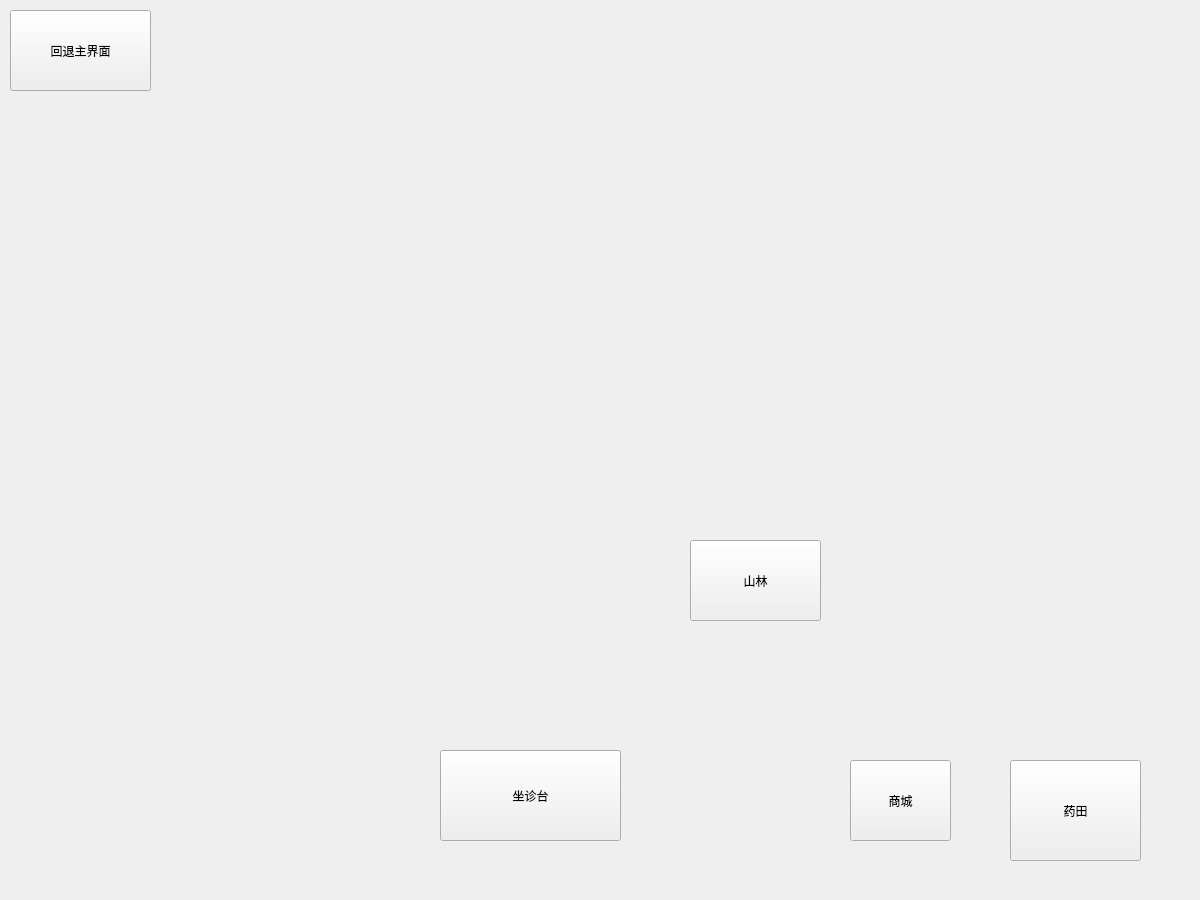
<?xml version="1.0" encoding="UTF-8"?>
<ui version="4.0">
 <class>game_widget</class>
 <widget class="QWidget" name="game_widget">
  <property name="geometry">
   <rect>
    <x>0</x>
    <y>0</y>
    <width>1200</width>
    <height>900</height>
   </rect>
  </property>
  <property name="minimumSize">
   <size>
    <width>1200</width>
    <height>900</height>
   </size>
  </property>
  <property name="maximumSize">
   <size>
    <width>1200</width>
    <height>900</height>
   </size>
  </property>
  <property name="windowTitle">
   <string>Form</string>
  </property>
  <widget class="QPushButton" name="rollback_button">
   <property name="geometry">
    <rect>
     <x>10</x>
     <y>10</y>
     <width>141</width>
     <height>81</height>
    </rect>
   </property>
   <property name="text">
    <string>回退主界面</string>
   </property>
  </widget>
  <widget class="QPushButton" name="field_button">
   <property name="geometry">
    <rect>
     <x>1010</x>
     <y>760</y>
     <width>131</width>
     <height>101</height>
    </rect>
   </property>
   <property name="text">
    <string>药田</string>
   </property>
  </widget>
  <widget class="QPushButton" name="mall_button">
   <property name="geometry">
    <rect>
     <x>850</x>
     <y>760</y>
     <width>101</width>
     <height>81</height>
    </rect>
   </property>
   <property name="text">
    <string>商城</string>
   </property>
  </widget>
  <widget class="QPushButton" name="mou_forest_button">
   <property name="geometry">
    <rect>
     <x>690</x>
     <y>540</y>
     <width>131</width>
     <height>81</height>
    </rect>
   </property>
   <property name="text">
    <string>山林</string>
   </property>
  </widget>
  <widget class="QPushButton" name="sit_table_button">
   <property name="geometry">
    <rect>
     <x>440</x>
     <y>750</y>
     <width>181</width>
     <height>91</height>
    </rect>
   </property>
   <property name="text">
    <string>坐诊台</string>
   </property>
  </widget>
 </widget>
 <resources/>
 <connections/>
</ui>
